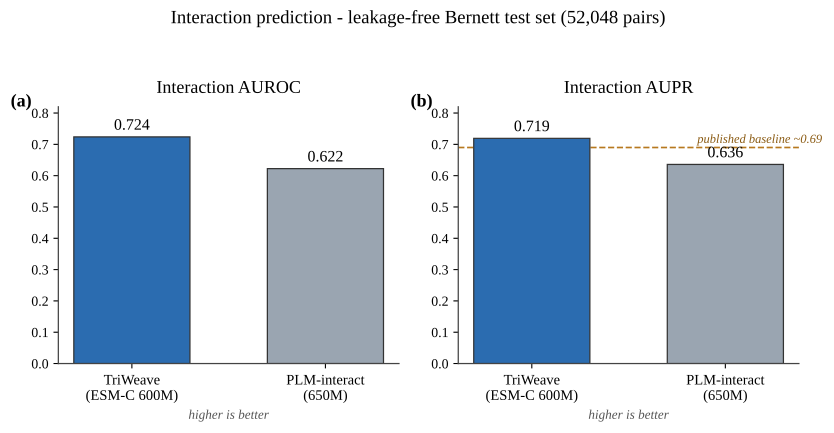

Write the Python code that produced this figure.
#!/usr/bin/env python3
"""Phase 5 - interaction benchmark figure: this work (selected ESM-C backbone) vs PLM-interact on
the leakage-free Bernett test set (52,048 pairs). Serif type; no names embedded."""
import numpy as np, matplotlib
matplotlib.use("Agg")
import matplotlib.pyplot as plt
from matplotlib import font_manager
for p in ["/usr/share/fonts/truetype/liberation/LiberationSerif-Regular.ttf",
          "/usr/share/fonts/truetype/liberation/LiberationSerif-Bold.ttf",
          "/usr/share/fonts/truetype/liberation/LiberationSerif-Italic.ttf"]:
    font_manager.fontManager.addfont(p)
plt.rcParams.update({"font.family": "serif",
                     "font.serif": ["Liberation Serif", "Times New Roman", "DejaVu Serif"],
                     "font.size": 12, "axes.linewidth": 0.9, "axes.edgecolor": "#444444"})

models = ["TriWeave\n(ESM-C 600M)", "PLM-interact\n(650M)"]
colors = ["#2b6cb0", "#9aa5b1"]
# This work = selected ESM-C interaction model on the Bernett test set (AUROC 0.724 / AUPR 0.719);
# PLM-interact-650M as released (AUROC 0.622 / AUPR 0.636).
panels = [("Interaction AUROC", [0.7238, 0.6224], None),
          ("Interaction AUPR",  [0.7192, 0.6359], 0.69)]  # 0.69 = published baseline (AUPR)

fig, axes = plt.subplots(1, 2, figsize=(8.4, 4.3))
for ax, (title, vals, baseline), lab in zip(axes, panels, ["(a)", "(b)"]):
    x = np.arange(len(models))
    bars = ax.bar(x, vals, width=0.6, color=colors, edgecolor="#333333", linewidth=0.9, zorder=2)
    for xi, v in zip(x, vals):
        ax.text(xi, v + 0.012, f"{v:.3f}", ha="center", va="bottom", fontsize=11.5)
    if baseline is not None:
        ax.axhline(baseline, ls="--", lw=1.2, color="#b7791f", zorder=1)
        ax.text(len(models) - 0.5, baseline + 0.006, f"published baseline ~{baseline:.2f}",
                ha="right", va="bottom", fontsize=9, color="#8a5a12", style="italic")
    ax.set_title(title, fontsize=13, pad=10)
    ax.set_xticks(x); ax.set_xticklabels(models, fontsize=10.5)
    ax.set_ylim(0, 0.82)
    ax.set_yticks(np.arange(0, 0.81, 0.1))
    ax.tick_params(axis="y", labelsize=10)
    ax.spines["top"].set_visible(False); ax.spines["right"].set_visible(False)
    ax.set_xlabel("higher is better", fontsize=9.5, color="#555555", style="italic")
    ax.text(-0.14, 1.05, lab, transform=ax.transAxes, fontsize=13, fontweight="bold", va="top", ha="left")

fig.suptitle("Interaction prediction - leakage-free Bernett test set (52,048 pairs)",
             fontsize=13.5, y=1.00)
fig.tight_layout(rect=[0, 0, 1, 0.96])
fig.savefig("phase5_interaction_benchmark.png", dpi=300, bbox_inches="tight")
fig.savefig("phase5_interaction_benchmark.pdf", bbox_inches="tight")
print("wrote phase5_interaction_benchmark.png / .pdf")
